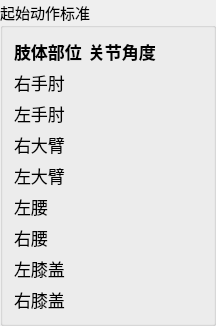
                  <widget class="QGroupBox" name="groupBox_2">
                   <property name="font">
                    <font>
                     <family>微软雅黑</family>
                     <pointsize>11</pointsize>
                    </font>
                   </property>
                   <property name="title">
                    <string>起始动作标准</string>
                   </property>
                   <layout class="QGridLayout" name="gridLayout_3">
                    <item row="0" column="2">
                     <widget class="QLabel" name="label_7">
                      <property name="sizePolicy">
                       <sizepolicy hsizetype="Preferred" vsizetype="Fixed">
                        <horstretch>0</horstretch>
                        <verstretch>0</verstretch>
                       </sizepolicy>
                      </property>
                      <property name="font">
                       <font>
                        <family>微软雅黑</family>
                        <pointsize>13</pointsize>
                        <weight>75</weight>
                        <bold>true</bold>
                       </font>
                      </property>
                      <property name="text">
                       <string/>
                      </property>
                      <property name="alignment">
                       <set>Qt::AlignLeading|Qt::AlignLeft|Qt::AlignVCenter</set>
                      </property>
                     </widget>
                    </item>
                    <item row="5" column="1">
                     <widget class="QLabel" name="label_left_shoulder_data">
                      <property name="font">
                       <font>
                        <family>微软雅黑</family>
                        <pointsize>13</pointsize>
                       </font>
                      </property>
                      <property name="text">
                       <string/>
                      </property>
                      <property name="alignment">
                       <set>Qt::AlignLeading|Qt::AlignLeft|Qt::AlignVCenter</set>
                      </property>
                     </widget>
                    </item>
                    <item row="8" column="1">
                     <widget class="QLabel" name="label_left_knee_data">
                      <property name="font">
                       <font>
                        <family>微软雅黑</family>
                        <pointsize>13</pointsize>
                       </font>
                      </property>
                      <property name="text">
                       <string/>
                      </property>
                      <property name="alignment">
                       <set>Qt::AlignLeading|Qt::AlignLeft|Qt::AlignVCenter</set>
                      </property>
                     </widget>
                    </item>
                    <item row="0" column="1">
                     <widget class="QLabel" name="label_6">
                      <property name="sizePolicy">
                       <sizepolicy hsizetype="Preferred" vsizetype="Fixed">
                        <horstretch>0</horstretch>
                        <verstretch>0</verstretch>
                       </sizepolicy>
                      </property>
                      <property name="font">
                       <font>
                        <family>微软雅黑</family>
                        <pointsize>13</pointsize>
                        <weight>75</weight>
                        <bold>true</bold>
                       </font>
                      </property>
                      <property name="text">
                       <string>关节角度</string>
                      </property>
                      <property name="alignment">
                       <set>Qt::AlignLeading|Qt::AlignLeft|Qt::AlignVCenter</set>
                      </property>
                     </widget>
                    </item>
                    <item row="0" column="0">
                     <widget class="QLabel" name="label_5">
                      <property name="sizePolicy">
                       <sizepolicy hsizetype="Preferred" vsizetype="Fixed">
                        <horstretch>0</horstretch>
                        <verstretch>0</verstretch>
                       </sizepolicy>
                      </property>
                      <property name="font">
                       <font>
                        <family>微软雅黑</family>
                        <pointsize>13</pointsize>
                        <weight>75</weight>
                        <bold>true</bold>
                       </font>
                      </property>
                      <property name="text">
                       <string>肢体部位</string>
                      </property>
                      <property name="alignment">
                       <set>Qt::AlignLeading|Qt::AlignLeft|Qt::AlignVCenter</set>
                      </property>
                     </widget>
                    </item>
                    <item row="8" column="0">
                     <widget class="QLabel" name="label_left_knee">
                      <property name="font">
                       <font>
                        <family>微软雅黑</family>
                        <pointsize>13</pointsize>
                       </font>
                      </property>
                      <property name="text">
                       <string>左膝盖</string>
                      </property>
                      <property name="alignment">
                       <set>Qt::AlignLeading|Qt::AlignLeft|Qt::AlignVCenter</set>
                      </property>
                     </widget>
                    </item>
                    <item row="7" column="1">
                     <widget class="QLabel" name="label_right_hip_data">
                      <property name="font">
                       <font>
                        <family>微软雅黑</family>
                        <pointsize>13</pointsize>
                       </font>
                      </property>
                      <property name="text">
                       <string/>
                      </property>
                      <property name="alignment">
                       <set>Qt::AlignLeading|Qt::AlignLeft|Qt::AlignVCenter</set>
                      </property>
                     </widget>
                    </item>
                    <item row="1" column="2">
                     <spacer name="horizontalSpacer_9">
                      <property name="orientation">
                       <enum>Qt::Horizontal</enum>
                      </property>
                      <property name="sizeType">
                       <enum>QSizePolicy::Preferred</enum>
                      </property>
                      <property name="sizeHint" stdset="0">
                       <size>
                        <width>40</width>
                        <height>20</height>
                       </size>
                      </property>
                     </spacer>
                    </item>
                    <item row="6" column="0">
                     <widget class="QLabel" name="label_left_hip">
                      <property name="font">
                       <font>
                        <family>微软雅黑</family>
                        <pointsize>13</pointsize>
                       </font>
                      </property>
                      <property name="text">
                       <string>左腰</string>
                      </property>
                      <property name="alignment">
                       <set>Qt::AlignLeading|Qt::AlignLeft|Qt::AlignVCenter</set>
                      </property>
                     </widget>
                    </item>
                    <item row="6" column="1">
                     <widget class="QLabel" name="label_left_hip_data">
                      <property name="font">
                       <font>
                        <family>微软雅黑</family>
                        <pointsize>13</pointsize>
                       </font>
                      </property>
                      <property name="text">
                       <string/>
                      </property>
                      <property name="alignment">
                       <set>Qt::AlignLeading|Qt::AlignLeft|Qt::AlignVCenter</set>
                      </property>
                     </widget>
                    </item>
                    <item row="9" column="1">
                     <widget class="QLabel" name="label_right_knee_data">
                      <property name="font">
                       <font>
                        <family>微软雅黑</family>
                        <pointsize>13</pointsize>
                       </font>
                      </property>
                      <property name="text">
                       <string/>
                      </property>
                      <property name="alignment">
                       <set>Qt::AlignLeading|Qt::AlignLeft|Qt::AlignVCenter</set>
                      </property>
                     </widget>
                    </item>
                    <item row="3" column="1">
                     <widget class="QLabel" name="label_right_shoulder_data">
                      <property name="font">
                       <font>
                        <family>微软雅黑</family>
                        <pointsize>13</pointsize>
                       </font>
                      </property>
                      <property name="text">
                       <string/>
                      </property>
                      <property name="alignment">
                       <set>Qt::AlignLeading|Qt::AlignLeft|Qt::AlignVCenter</set>
                      </property>
                     </widget>
                    </item>
                    <item row="5" column="0">
                     <widget class="QLabel" name="label_left_shoulder">
                      <property name="font">
                       <font>
                        <family>微软雅黑</family>
                        <pointsize>13</pointsize>
                       </font>
                      </property>
                      <property name="text">
                       <string>左大臂</string>
                      </property>
                      <property name="alignment">
                       <set>Qt::AlignLeading|Qt::AlignLeft|Qt::AlignVCenter</set>
                      </property>
                     </widget>
                    </item>
                    <item row="1" column="0">
                     <widget class="QLabel" name="label_right_elbow">
                      <property name="font">
                       <font>
                        <family>微软雅黑</family>
                        <pointsize>13</pointsize>
                       </font>
                      </property>
                      <property name="text">
                       <string>右手肘</string>
                      </property>
                      <property name="alignment">
                       <set>Qt::AlignLeading|Qt::AlignLeft|Qt::AlignVCenter</set>
                      </property>
                     </widget>
                    </item>
                    <item row="9" column="0">
                     <widget class="QLabel" name="label_right_knee">
                      <property name="font">
                       <font>
                        <family>微软雅黑</family>
                        <pointsize>13</pointsize>
                       </font>
                      </property>
                      <property name="text">
                       <string>右膝盖</string>
                      </property>
                      <property name="alignment">
                       <set>Qt::AlignLeading|Qt::AlignLeft|Qt::AlignVCenter</set>
                      </property>
                     </widget>
                    </item>
                    <item row="1" column="1">
                     <widget class="QLabel" name="label_right_elbow_data">
                      <property name="font">
                       <font>
                        <family>微软雅黑</family>
                        <pointsize>13</pointsize>
                       </font>
                      </property>
                      <property name="text">
                       <string/>
                      </property>
                      <property name="alignment">
                       <set>Qt::AlignLeading|Qt::AlignLeft|Qt::AlignVCenter</set>
                      </property>
                     </widget>
                    </item>
                    <item row="2" column="1">
                     <widget class="QLabel" name="label_left_elbow_data">
                      <property name="font">
                       <font>
                        <family>微软雅黑</family>
                        <pointsize>13</pointsize>
                       </font>
                      </property>
                      <property name="text">
                       <string/>
                      </property>
                      <property name="alignment">
                       <set>Qt::AlignLeading|Qt::AlignLeft|Qt::AlignVCenter</set>
                      </property>
                     </widget>
                    </item>
                    <item row="7" column="0">
                     <widget class="QLabel" name="label_right_hip">
                      <property name="font">
                       <font>
                        <family>微软雅黑</family>
                        <pointsize>13</pointsize>
                       </font>
                      </property>
                      <property name="text">
                       <string>右腰</string>
                      </property>
                      <property name="alignment">
                       <set>Qt::AlignLeading|Qt::AlignLeft|Qt::AlignVCenter</set>
                      </property>
                     </widget>
                    </item>
                    <item row="2" column="0">
                     <widget class="QLabel" name="label_left_elbow">
                      <property name="font">
                       <font>
                        <family>微软雅黑</family>
                        <pointsize>13</pointsize>
                       </font>
                      </property>
                      <property name="text">
                       <string>左手肘</string>
                      </property>
                      <property name="alignment">
                       <set>Qt::AlignLeading|Qt::AlignLeft|Qt::AlignVCenter</set>
                      </property>
                     </widget>
                    </item>
                    <item row="3" column="0">
                     <widget class="QLabel" name="label_right_shoulder">
                      <property name="font">
                       <font>
                        <family>微软雅黑</family>
                        <pointsize>13</pointsize>
                       </font>
                      </property>
                      <property name="text">
                       <string>右大臂</string>
                      </property>
                      <property name="alignment">
                       <set>Qt::AlignLeading|Qt::AlignLeft|Qt::AlignVCenter</set>
                      </property>
                     </widget>
                    </item>
                   </layout>
                  </widget>
